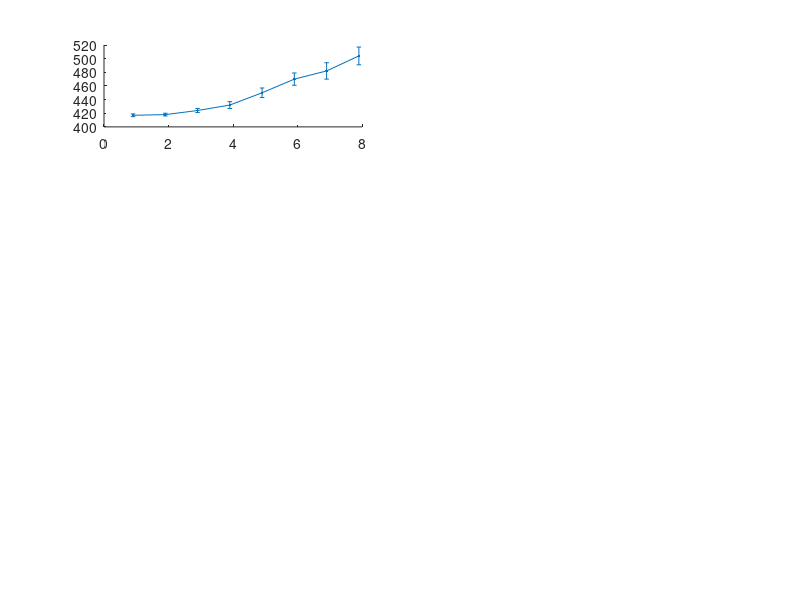

Reproduce this figure in MATLAB. (Note: this script raises an error after producing the figure.)
% Script to plot the results of simulation of Huettel et al (2002) data.
% The plot shows the results for each observer, and for the best-fitting
% leak value.
% 
% Copyright 2016 Florent Meyniel & Maxime Maheu 

% Clear the place
clear; close('all');

% Load data
load('Huettel2002_Simulation_Results_FitLeaky.mat')


% set the stage
figure(1); clf;
set(gcf, 'Color', ones(1,3));

% PLOT ORIGINAL DATA BY HUETTEL ET AL 2002.
% ~~~~~~~~~~~~~~~~~~~~~~~~~~~~~~~~~~~~~~~~~
load Huettel2002data.mat
RT_lim = [350 550];

subplot(4,2,1);
errorbar((1:8) - 0.1, rep_seq_viol_mean, rep_seq_viol_sem, '.-', 'Color', ...
    [0 0 0],     'LineWidth', 2, 'MarkerSize', 25); 
hold('on');
errorbar((1:8) + 0.1, rep_seq_cont_mean, rep_seq_cont_sem, '.-', 'Color', ...
    0.5*[1 1 1], 'LineWidth', 2, 'MarkerSize', 25);
legend({'violation', 'continuation'}, 'Location', 'NorthWest');
xlabel('streak length'); ylabel('RT (ms)'); title('REPETITIONS');
ylim(RT_lim); 
set(gca, 'XTick', 1:8); box off
xlim([0 8+1])

subplot(4,2,2);
errorbar((1:8) - 0.1, alt_seq_viol_mean, alt_seq_viol_sem, '.-', 'Color', ...
    [0 0 0],     'LineWidth', 2, 'MarkerSize', 25); 
hold('on');
errorbar((1:8) + 0.1, alt_seq_cont_mean, alt_seq_cont_sem, '.-', 'Color', ...
    0.5*[1 1 1], 'LineWidth', 2, 'MarkerSize', 25);
legend({'violation', 'continuation'}, 'Location', 'NorthWest');
xlabel('streak length'); ylabel('RT (ms)'); title('ALTERNATIONS');
ylim(RT_lim); 
set(gca, 'XTick', 1:8); box off
xlim([0 8+1])

% PLOT DATA FOR THE IDEAL OBSERVER
% ~~~~~~~~~~~~~~~~~~~~~~~~~~~~~~~~
allR2 = nan(3, numel(grid_leak));
allBeta = nan(3, numel(grid_leak), 2);
for iObs = 1:3
    
    % FIND THE BEST FITTING PARAMETER VALUE
    % ~~~~~~~~~~~~~~~~~~~~~~~~~~~~~~~~~~~~~
    for k = 1:25
        % Report the goodness of fit
        data = [rep_seq_viol_mean; rep_seq_cont_mean; alt_seq_viol_mean(2:end); alt_seq_cont_mean(2:end)];
        pred = [squeeze(mrep_viol(iObs,:,k))'; squeeze(mrep_cont(iObs,:,k))'; ...
            squeeze(malt_viol(iObs,2:end,k))'; squeeze(malt_cont(iObs,2:end,k))'];
        
        out = regstats(data, pred, 'linear', {'beta','rsquare'});
        allR2(iObs, k) = out.rsquare;
        allBeta(iObs, k, :) = out.beta;
    end
    
    % find the index of the best-fitting parameter
    [~, best_k] = max(allR2(iObs,:));
    
    % Report best fitting value and goodness-of-fit
    fprintf('\n %s, best-fitting k=%d, R2: %3.2f',ObsName{iObs}, grid_leak(best_k), allR2(iObs, best_k))
    
    % scale axis to match RTs
    Surprise_lim = (RT_lim - allBeta(iObs, best_k,1)) / allBeta(iObs, best_k,2);
    
    % PLOT RESULTS FOR REPETITIONS
    % ~~~~~~~~~~~~~~~~~~~~~~~~~~~~
    subplot(4,2,3+(iObs-1)*2);
    errorbar((1:maxrep) - 0.1, mrep_viol(iObs,:,best_k), srep_viol(iObs,:,best_k), ...
        '.-', 'Color', [0 0 0],     'LineWidth', 2, 'MarkerSize', 25); 
    hold('on');
    errorbar((1:maxrep) + 0.1, mrep_cont(iObs,:,best_k), srep_cont(iObs,:,best_k), ...
        '.-', 'Color', 0.5*[1 1 1], 'LineWidth', 2, 'MarkerSize', 25);
    hold on
    errorbar((1:maxrep) - 0.1, mrep_viol(iObs,:,best_k), srep_viol(iObs,:,best_k), ...
        'Color', zeros(1,3), 'LineWidth', 2);
    xlabel('streak length'); ylabel({ObsName{iObs}; 'surprise'})
    ylim(Surprise_lim);
    set(gca, 'XTick', 1:8); box off
    xlim([0 maxrep+1])
    
    % PLOT RESULTS FOR ALTERNATIONS
    % ~~~~~~~~~~~~~~~~~~~~~~~~~~~~~
    subplot(4,2,4+(iObs-1)*2);
    errorbar((2:maxrep) - 0.1, malt_viol(iObs, 2:end,best_k), salt_viol(iObs, 2:end,best_k), ...
        '.-', 'Color', [0 0 0],     'LineWidth', 2, 'MarkerSize', 25); 
    hold('on');
    errorbar((2:maxrep) + 0.1, malt_cont(iObs, 2:end,best_k), salt_cont(iObs, 2:end,best_k), ...
        '.-', 'Color', 0.5*[1 1 1], 'LineWidth', 2, 'MarkerSize', 25);
    xlabel('streak length'); ylabel('surprise');
    ylim(Surprise_lim);
    set(gca, 'XTick', 1:8); box off
    xlim([0 maxrep+1])
end


